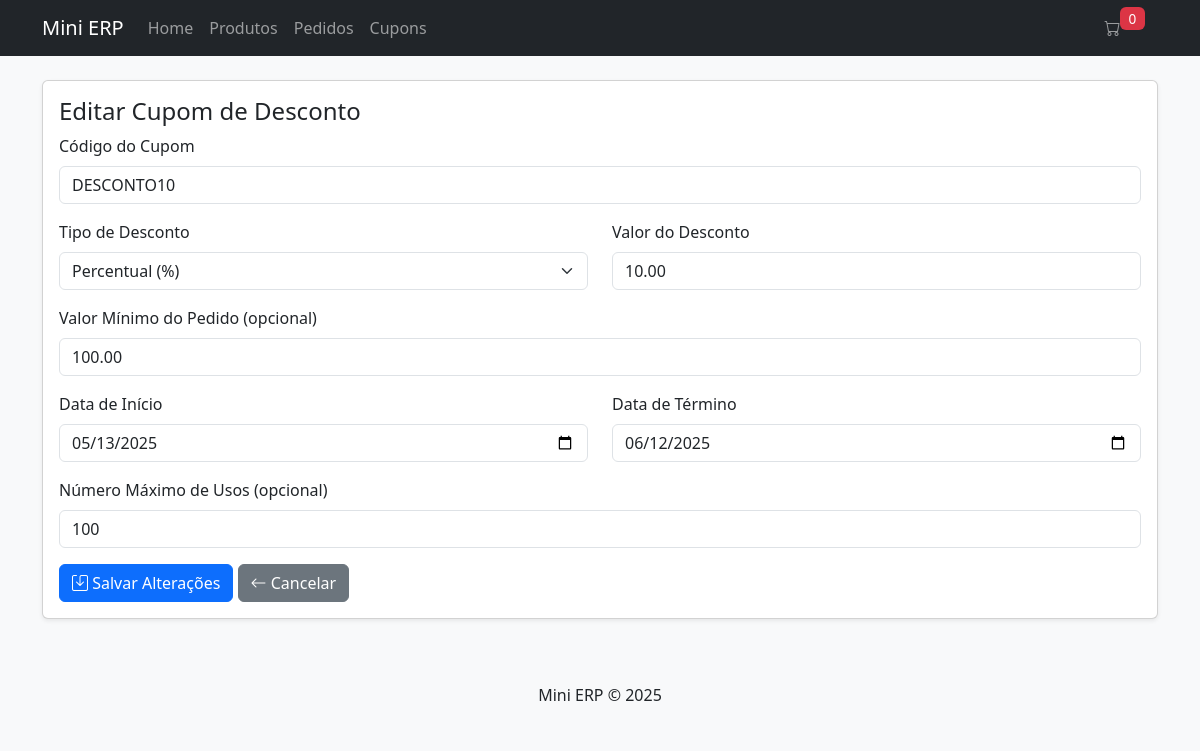
Page /?page=coupons&action=edit&id=1 on the committed database.
### tables this page shows
CREATE TABLE `coupons` (
  `id` int(11) NOT NULL AUTO_INCREMENT,
  `code` varchar(20) NOT NULL,
  `discount_type` enum('percentage','fixed') NOT NULL,
  `discount_value` decimal(10,2) NOT NULL,
  `min_order_value` decimal(10,2) DEFAULT NULL,
  `start_date` date NOT NULL,
  `end_date` date NOT NULL,
  `max_uses` int(11) DEFAULT NULL,
  `use_count` int(11) DEFAULT 0,
  `created_at` timestamp NOT NULL DEFAULT current_timestamp(),
  PRIMARY KEY (`id`),
  UNIQUE KEY `code` (`code`),
  KEY `idx_code` (`code`),
  KEY `idx_dates` (`start_date`,`end_date`)
);

### controllers/CouponController.php (called while the page is built, shortened)
<?php
require_once './models/Coupon.php';
require_once './config/database.php';
class CouponController {
    private $couponModel;
    public function __construct() {
        $database = new Database();
        $this->db = $database->connect();
        $this->couponModel = new Coupon($this->db);
    }
    public function edit($id) {
        $coupon = $this->couponModel->readById($id);
        include './views/coupons/edit.php';
    }
}
?>

### config/database.php (called while the page is built, shortened)
<?php
class Database {
    private $host = 'localhost';
    private $db_name = 'mini_erp';
    private $username = 'root';
    private $password = '';
    public function connect() {
        $this->conn = null;
        try {
            $this->conn = new PDO(
                "mysql:host={$this->host};dbname={$this->db_name}",
                $this->username,
                $this->password
            );
            $this->conn->setAttribute(PDO::ATTR_ERRMODE, PDO::ERRMODE_EXCEPTION);
        } catch(PDOException $e) {
            echo "Connection error: " . $e->getMessage();
        }
        return $this->conn;
    }
}
?>

### models/Coupon.php (called while the page is built, shortened)
<?php
class Coupon {
    private $conn;
    private $table = 'coupons';
    public function __construct($db) {
        $this->conn = $db;
    }
    public function readById($id) {
        $query = "SELECT * FROM {$this->table} WHERE id = ? LIMIT 1";
        $stmt = $this->conn->prepare($query);
        $stmt->execute([$id]);
        return $stmt->fetch(PDO::FETCH_ASSOC);
    }
}
?>

### views/coupons/edit.php (the view, shortened to what this page needs)
<?php
include './views/header.php';
?>
<div class="card">
    <div class="card-body">
        <h4 class="card-title">Editar Cupom de Desconto</h4>
        <form method="POST" action="?page=coupons&action=edit&id=<?= $coupon['id'] ?>">
            <div class="mb-3">
                <label for="code" class="form-label">Código do Cupom</label>
                <input type="text" class="form-control" id="code" name="code"
                       value="<?= $coupon['code'] ?>" required>
            </div>
            <div class="row mb-3">
                <div class="col-md-6">
                    <label for="discount_type" class="form-label">Tipo de Desconto</label>
                    <select class="form-select" id="discount_type" name="discount_type" required>
                        <option value="percentage" <?= $coupon['discount_type'] === 'percentage' ? 'selected' : '' ?>>Percentual (%)</option>
                    </select>
                </div>
                <div class="col-md-6">
                    <label for="discount_value" class="form-label">Valor do Desconto</label>
                    <input type="number" step="0.01" class="form-control" id="discount_value"
                           name="discount_value" value="<?= $coupon['discount_value'] ?>" required>
                </div>
            </div>
            <div class="mb-3">
                <label for="min_order_value" class="form-label">Valor Mínimo do Pedido (opcional)</label>
                <input type="number" step="0.01" class="form-control" id="min_order_value"
                       name="min_order_value" value="<?= $coupon['min_order_value'] ?>">
            </div>
            <div class="row mb-3">
                <div class="col-md-6">
                    <label for="start_date" class="form-label">Data de Início</label>
                    <input type="date" class="form-control" id="start_date" name="start_date"
                           value="<?= $coupon['start_date'] ?>" required>
                </div>
                <div class="col-md-6">
                    <label for="end_date" class="form-label">Data de Término</label>
                    <input type="date" class="form-control" id="end_date" name="end_date"
                           value="<?= $coupon['end_date'] ?>" required>
                </div>
            </div>
            <div class="mb-3">
                <label for="max_uses" class="form-label">Número Máximo de Usos (opcional)</label>
                <input type="number" class="form-control" id="max_uses" name="max_uses"
                       value="<?= $coupon['max_uses'] ?>" min="1">
            </div>
            <button type="submit" class="btn btn-primary">
                <i class="bi bi-save"></i> Salvar Alterações
            </button>
            <a href="?page=coupons" class="btn btn-secondary">
                <i class="bi bi-arrow-left"></i> Cancelar
            </a>
        </form>
    </div>
</div>
<?php include './views/footer.php'; ?>

### assets/css/style.css (style rules this page uses)
body { background-color: #f8f9fa; }
.card { box-shadow: 0 0.125rem 0.25rem rgba(0, 0, 0, 0.075); }

### rows in the picture
coupons: code "DESCONTO10", discount_type "Percentual (%)", discount_value "10.00", min_order_value "100.00", start_date "05/13/2025", end_date "06/12/2025", max_uses "100"

### other values in the picture
SITE_NAME "Mini ERP"
count($_SESSION['cart'] ?? []) "0"
